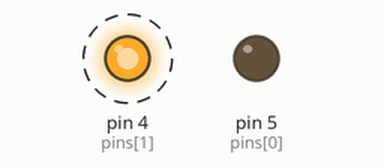
The sketch below on a simulated Arduino Uno, built with avr-gcc and run on an emulated ATmega328P. Shown: output pins drawn as LEDs (lit = HIGH). Dashed ring = blinking.

Above: at 0.15 s.
Timing chart, 0 to 8.2 s (numbered marks = the images above):
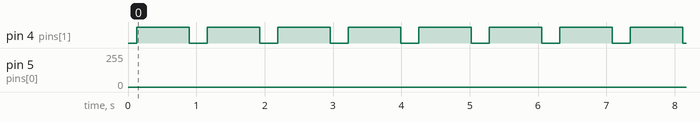

The sketch:

OnOffSimultaneous.ino
```cpp
int currVal[] = { 0, 0 };
int reqVal[] = { 0, 0 };
int pins[] = {5, 4};

void setup()
{
  for (int i = 0; i < 2; i++)
  {
    pinMode(pins[i], OUTPUT);
  }
}

void doChange()
{
  for (int i = 0; i < 2; i++)
  {
    if (currVal[i] > reqVal[i])
    {
      currVal[i]--;
      analogWrite(pins[i], currVal[i]);
    }
    else if (currVal[i] < reqVal[i])
    {
      currVal[i]++;
      analogWrite(pins[i], currVal[i]);
    }
  }
}

void setPinAsync(int index, int val)
{
  reqVal[index] = val;
}

void transition()
{
  if (currVal[0] == reqVal[0])
  {
    if (currVal[0] == 0)
    {
      setPinAsync(0, 1000);
    }
    else setPinAsync(0, 0);
  }

  if (currVal[1] == reqVal[1])
  {
    if (currVal[1] == 0)
    {
      setPinAsync(1, 500);
    }
    else setPinAsync(1, 0);
  }
}


void loop()
{

  transition();
  doChange();

  delay(1);
}
```

Measured:
- by itself, pin 4 (pins[1]): alternates HIGH for 0.77 s and LOW for 0.26 s
